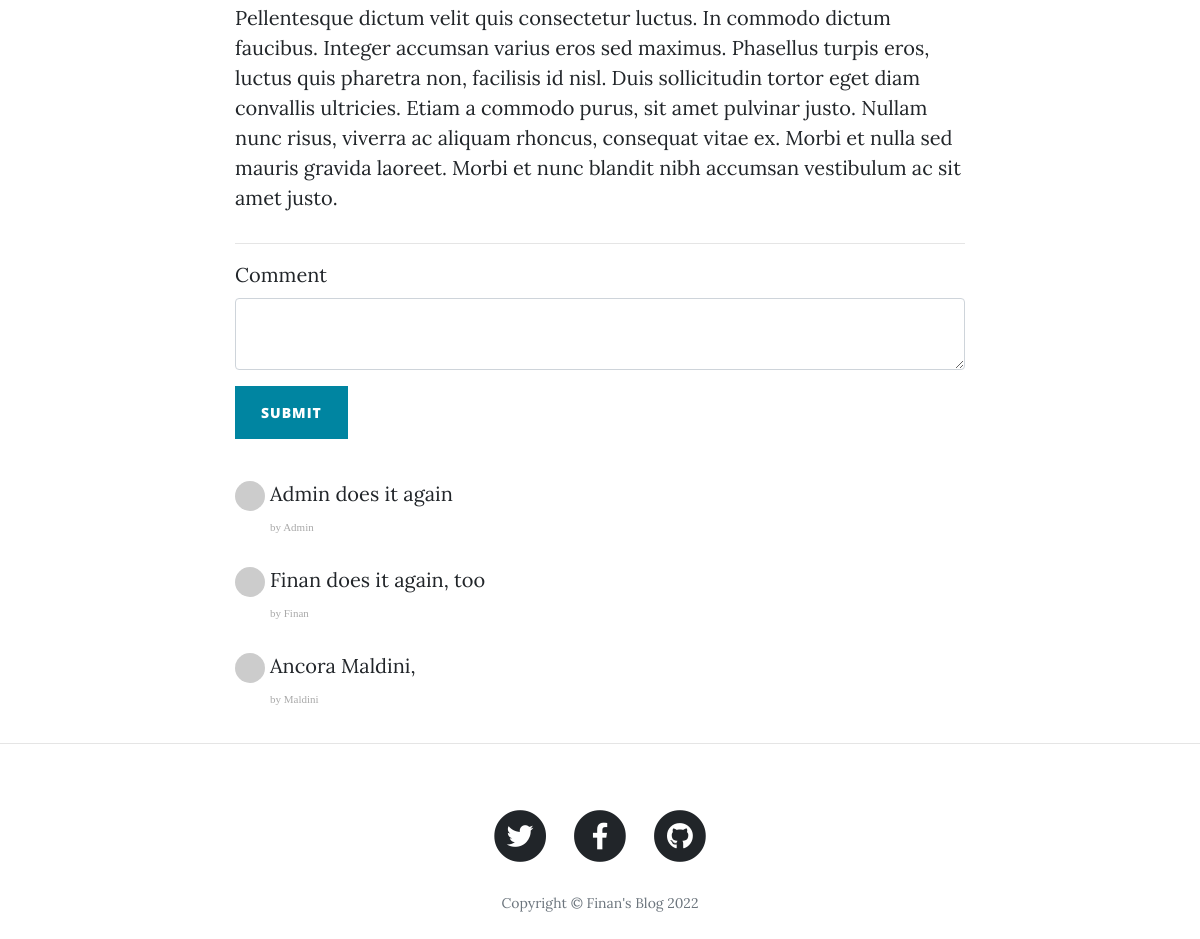
The page /post/2 (lower part) on the database as committed earlier.
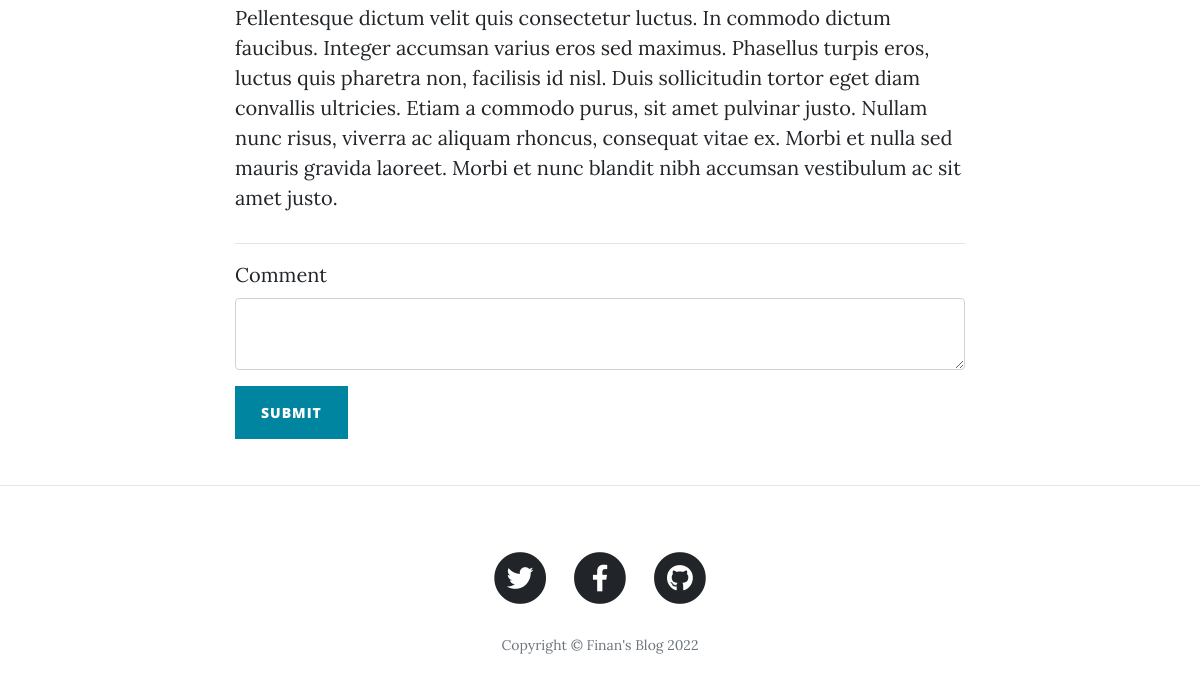
The same page on the database as committed later.
### main.py (models this page shows)
class Comments(db.Model):
    __tablename__ = 'comments'
    id = db.Column(Integer, primary_key=True)
    text = db.Column(Text, nullable=False)
    post_id=db.Column(Integer, ForeignKey('blog_posts.id'))
    commentator_id=db.Column(Integer,ForeignKey('users.id'))

class User(UserMixin, db.Model):
    __tablename__ = "users"
    id = db.Column(Integer, primary_key=True)
    email = db.Column(String(100), unique=True)
    password = db.Column(String(100))
    name = db.Column(String(1000))
    posts = relationship("BlogPost", backref="author")
    comments = relationship("Comments", backref='commentator')

### main.py (the view, shortened to what this page needs)
@app.route('/post/<int:post_id>', methods=['POST', 'GET'])
def show_post(post_id):
    comment_form = CommentForm()
    requested_post = BlogPost.query.get(post_id)
    return render_template("post.html", post=requested_post, comment_form=comment_form, year=year)

### main.py
class CommentForm(FlaskForm):
    comment = CKEditorField("Comment", validators=[validators.data_required()])
    submit = SubmitField("Submit")

### templates/post.html (shortened to what this page needs)
{% include "header.html" %}
{% import "bootstrap/wtf.html" as wtf %}
  <article>
    <div class="container">
      <div class="row">
        <div class="col-lg-8 col-md-10 mx-auto">
            {{ post.body|safe }}
          <hr>
                        {{ wtf.quick_form(comment_form, novalidate=True,button_map = {"submit":"primary"}) }}
                                <br>
              {% for comment in post.comments %}
                    <ul class="commentList">
                        <li>
                            <div class="commenterImage">
                              <img src= "{{ comment.commentator.email | gravatar }}"/>
                            </div>
                            <div class="commentText">
                               <p>{{ comment.text | safe }}</p>
                              <span class="date sub-text"> by {{ comment.commentator.name }}</span>
                            </div>
                    </li>
                    </ul>
              {% endfor %}
          </div>
      </div>
    </div>
  </article>
  <hr>
{% include "footer.html" %}

Rows that differ between the two databases and show on the page:
removed Comments: text "Admin does it again", commentator.name "Admin"
removed Comments: text "Finan does it again, too", commentator.name "Finan"
removed Comments: text "Ancora Maldini,", commentator.name "Maldini"
